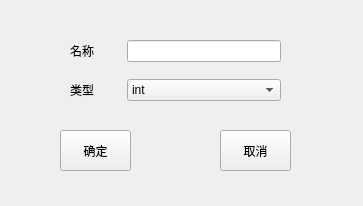
<?xml version="1.0" encoding="UTF-8"?>
<ui version="4.0">
 <class>Win_NewAttr</class>
 <widget class="QWidget" name="Win_NewAttr">
  <property name="geometry">
   <rect>
    <x>0</x>
    <y>0</y>
    <width>363</width>
    <height>206</height>
   </rect>
  </property>
  <property name="windowTitle">
   <string>NewAttribute</string>
  </property>
  <widget class="QPushButton" name="pushButto_OK">
   <property name="geometry">
    <rect>
     <x>60</x>
     <y>130</y>
     <width>71</width>
     <height>41</height>
    </rect>
   </property>
   <property name="text">
    <string>确定</string>
   </property>
  </widget>
  <widget class="QPushButton" name="pushButto_Cancel">
   <property name="geometry">
    <rect>
     <x>220</x>
     <y>130</y>
     <width>71</width>
     <height>41</height>
    </rect>
   </property>
   <property name="text">
    <string>取消</string>
   </property>
  </widget>
  <widget class="QWidget" name="">
   <property name="geometry">
    <rect>
     <x>70</x>
     <y>40</y>
     <width>211</width>
     <height>61</height>
    </rect>
   </property>
   <layout class="QFormLayout" name="formLayout">
    <item row="0" column="0">
     <widget class="QLabel" name="label_name">
      <property name="text">
       <string>名称        </string>
      </property>
     </widget>
    </item>
    <item row="0" column="1">
     <widget class="QLineEdit" name="lineEdit"/>
    </item>
    <item row="2" column="0">
     <widget class="QLabel" name="label_type">
      <property name="text">
       <string>类型</string>
      </property>
     </widget>
    </item>
    <item row="2" column="1">
     <widget class="QComboBox" name="comboBox">
      <item>
       <property name="text">
        <string>int</string>
       </property>
      </item>
      <item>
       <property name="text">
        <string>float</string>
       </property>
      </item>
      <item>
       <property name="text">
        <string>string</string>
       </property>
      </item>
     </widget>
    </item>
    <item row="1" column="1">
     <spacer name="verticalSpacer">
      <property name="orientation">
       <enum>Qt::Vertical</enum>
      </property>
      <property name="sizeHint" stdset="0">
       <size>
        <width>20</width>
        <height>40</height>
       </size>
      </property>
     </spacer>
    </item>
   </layout>
  </widget>
 </widget>
 <resources/>
 <connections/>
</ui>
